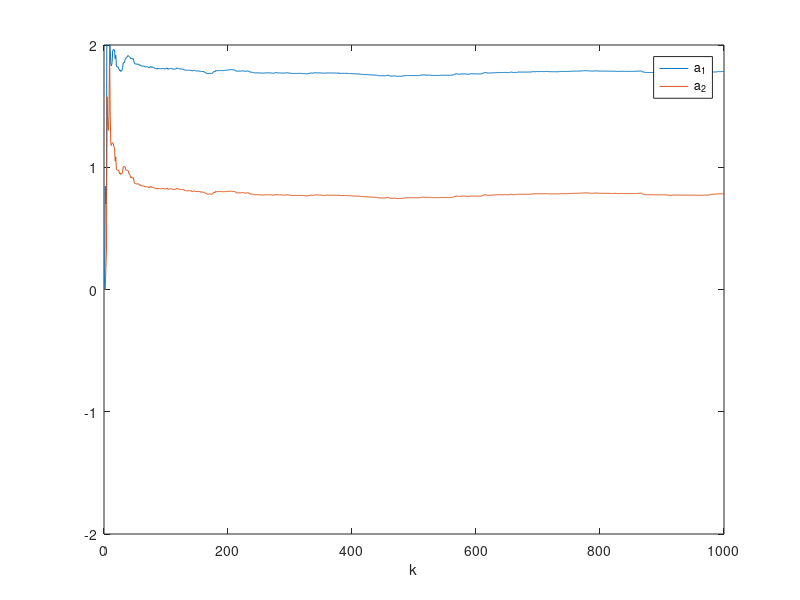
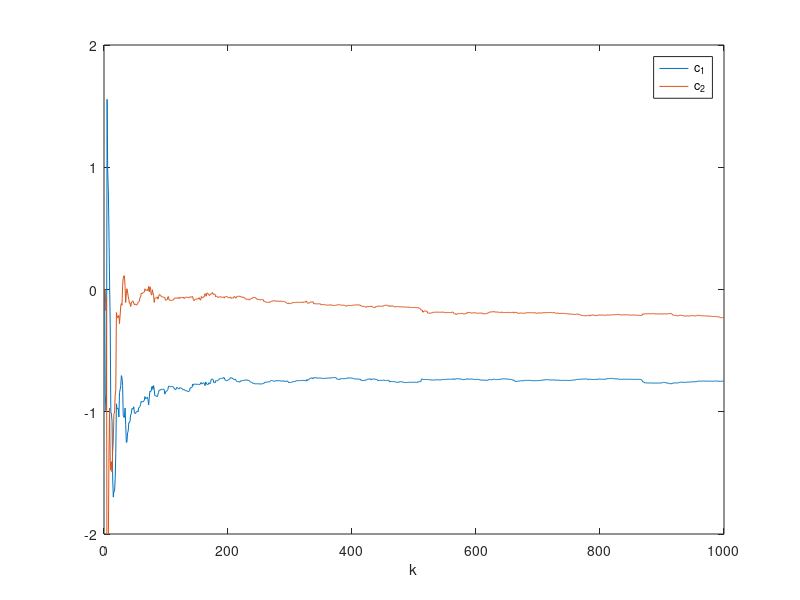

The MATLAB source for these figures, in order:
% Recursive generalised least squares parameter estimation (RELS)

clear all; close all;
a=[1 1.8 0.8]'; c=[1 -0.8 -0.2]';  	% Plant parameters
na=length(a)-1;  nc=length(c)-1; 	% na and nc are the order of  A and C

L=1000;                         % Simulation length
yk=zeros(na,1); 				% Initial values of the uutput 
xik=zeros(nc,1); 				% Initial values of the noise
xiek=zeros(nc,1);               % Initial value of noise estimation
xi=sqrt(0.1)*randn(L,1); 		% White noise sequence
theta=[a(2:na+1);c(2:nc+1)]; 	% Plant parameters
thetaE_1=zeros(na+nc,1);        % na+nc is the number of 
                                %       identification parameters
P=10^6*eye(na+nc);
for k=1:L
    phi=[-yk;xik];
    y(k)=phi'*theta+xi(k); 		% Collect output data
    phie=[-yk;xiek];            % Set up phie

   %Recursive augmented least squares method
    K=P*phie/(1+phie'*P*phie);
    thetaE(:,k)=thetaE_1+K*(y(k)-phie'* thetaE_1);
    P=(eye(na+nc)-K*phie')*P;
    xie=y(k)-phie'* thetaE(:,k);  % Estimated value of white noise

    %Update data
    thetaE_1=thetaE(:,k);
    for i=na:-1:2  yk(i)=yk(i-1); end
    yk(1)=y(k);
    for i=nc:-1:2  xik(i)=xik(i-1);xiek(i)=xiek(i-1);end
    xik(1)=xi(k);
    xiek(1)=xie;
end

figure(1);
plot([1:L],thetaE(1:na,:));
xlabel('k'); 
legend('a_1','a_2'); 
axis([0 L -2 2]);

figure(2);
plot([1:L],thetaE(na+1:na+nc,:));
xlabel('k'); 
legend('c_1','c_2'); 
axis([0 L -2 2]);

thetaE(:,L)
